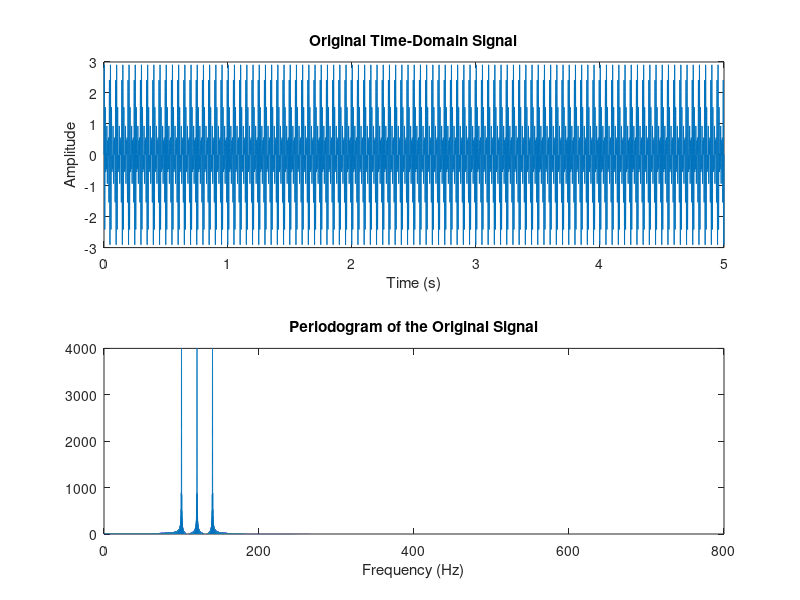

Source code (MATLAB): (Note: this script raises an error after producing the figure.)
%% PRACTICE 12.5. Comparison Between IIR and FIR Digital Filters in Terms of Quality and Phase

clc; close all; clear all;
%% Generation of a Three-Tone Signal
Fmax = 160;
Fs = 10 * Fmax;
t = 0:1/Fs:5;
x = sin(2*pi*100*t) + ...
    sin(2*pi*120*t) + ...
    sin(2*pi*140*t);
subplot(2,1,1)
plot(t, x)
title('Original Time-Domain Signal')
xlabel('Time (s)')
ylabel('Amplitude')
%% Frequency Domain
N = length(x);
FACTOR = 256;
nFFT = 2^ceil(log2(N)) * FACTOR; % FFT length calculation
X = fft(x, nFFT);
% Magnitude spectrum (Periodogram)
Periodogram = abs(X);
% Frequency axis
f = linspace(0, Fs, nFFT);
subplot(2,1,2)
plot(f, Periodogram)
axis([0 Fs/2 0 max(Periodogram)])
xlabel('Frequency (Hz)')
title('Periodogram of the Original Signal')
%% LOW-PASS FILTER: passes only the 100 Hz component
f1 = [0 110 115 (Fs/2)] / (Fs/2);
m1 = [1 1 0 0];
% IIR Filter (Yule-Walker)
order_IIR = 40;
[b1, a1] = yulewalk(order_IIR, f1, m1);
% FIR Filter (Remez / Parks-McClellan)
order_FIR = 100;
b2 = remez(order_FIR, f1, m1);
%% Ideal vs Designed Frequency Responses
w = (1:256)/256;
h1 = freqz(b1, a1, 256);
h2 = freqz(b2, 1, 256);
figure
subplot(2,1,1)
hold on
plot(f1, m1, 'k')           % Ideal response
plot(w, abs(h1), 'r')       % Designed response
xlabel('Normalized Frequency')
ylabel('Gain')
title('IIR Low-Pass Filter (Order = 40): Ideal vs Designed')
legend('Ideal', 'Designed')
grid minor
subplot(2,1,2)
hold on
plot(f1, m1, 'k')
plot(w, abs(h2), 'r')
xlabel('Normalized Frequency')
ylabel('Gain')
title('FIR Low-Pass Filter (Order = 100): Ideal vs Designed')
legend('Ideal', 'Designed')
grid minor
%% Bode Diagrams (Magnitude and Phase)
figure
freqz(b1, a1, 256)
title('Bode Diagram – IIR Filter')
figure
freqz(b2, 1, 256)
title('Bode Diagram – FIR Filter')
%% Filtered Signals
filtered_IIR = filter(b1, a1, x);
filtered_FIR = filter(b2, 1, x);
%% Frequency-Domain Verification
X1 = fft(filtered_IIR, nFFT);
P1 = abs(X1);
X2 = fft(filtered_FIR, nFFT);
P2 = abs(X2);
figure
subplot(2,1,1)
plot(f, P1)
axis([0 Fs/2 0 max(P1)])
xlabel('Frequency (Hz)')
title('Periodogram of Signal Filtered with IIR (Order 40)')
subplot(2,1,2)
plot(f, P2)
axis([0 Fs/2 0 max(P2)])
xlabel('Frequency (Hz)')
title('Periodogram of Signal Filtered with FIR (Order 100)')
%% Time-Domain Results
figure
subplot(2,1,1)
plot(t, filtered_IIR)
title('Signal Filtered with IIR')
xlabel('Time (s)')
ylabel('Amplitude')
grid minor
subplot(2,1,2)
plot(t, filtered_FIR)
title('Signal Filtered with FIR')
xlabel('Time (s)')
ylabel('Amplitude')
grid minor
